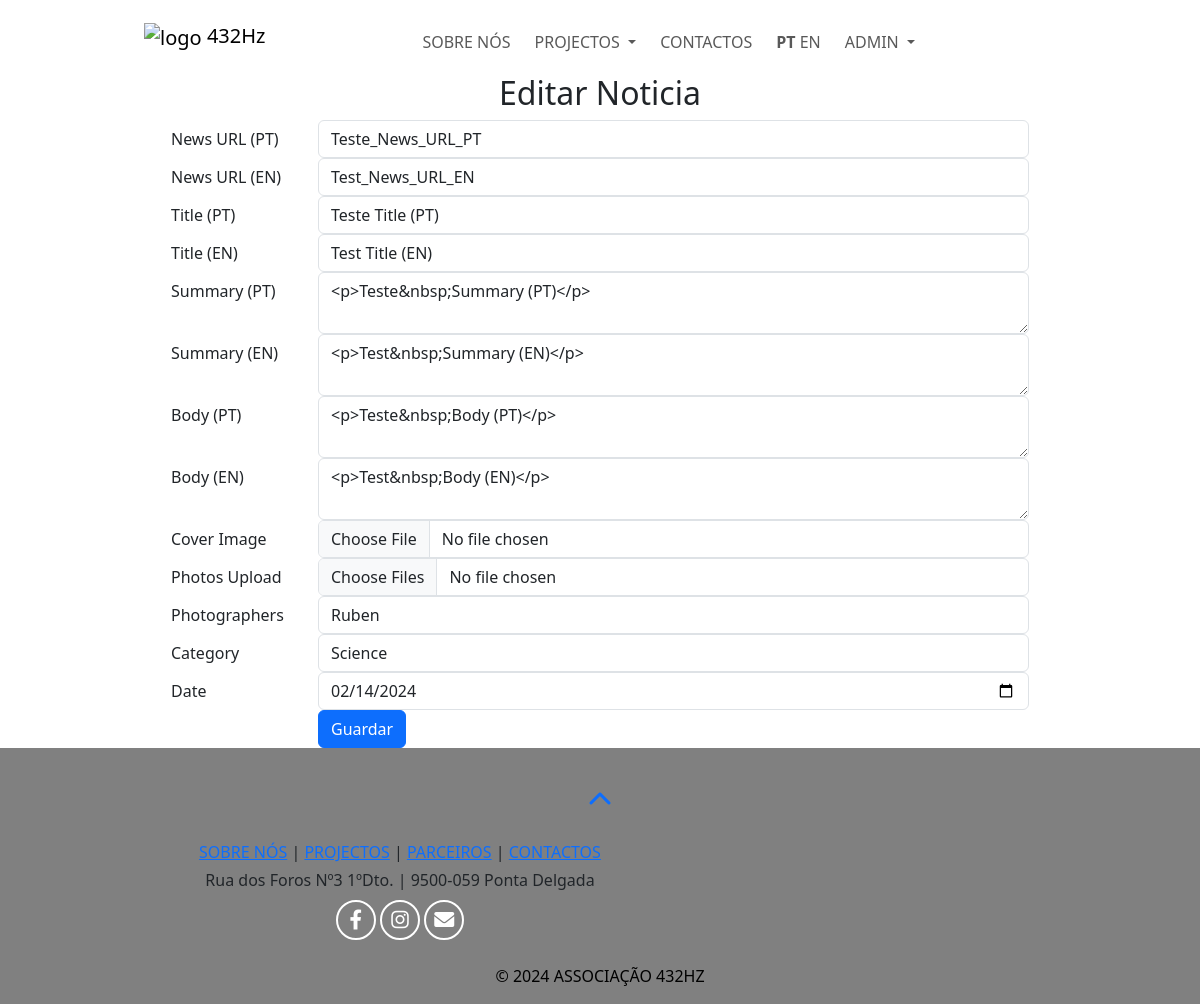
The page /edit_news/1 (signed in) on the database its author committed.
### web432/models.py (models this page shows)
class News(db.Model):
    id = db.Column(db.Integer, primary_key=True)
    news_url_en = db.Column(db.String(255), unique=True, nullable=False)
    news_url_pt = db.Column(db.String(255), unique=True, nullable=False)
    status = db.Column(db.String(20), default='draft')
    title_en = db.Column(db.String(255), unique=True, nullable=False)
    title_pt = db.Column(db.String(255), unique=True, nullable=False)
    summary_en = db.Column(db.Text, nullable=False)
    summary_pt = db.Column(db.Text, nullable=False)
    body_en = db.Column(db.Text, nullable=False)
    body_pt = db.Column(db.Text, nullable=False)
    author = db.Column(db.String(80), nullable=False)
    cover = db.Column(db.String(200), nullable=True)
    photos = db.Column(db.String(2000), nullable=True)
    photographers = db.Column(db.String(255), nullable=True)
    category = db.Column(db.String(50), nullable=False)
    date = db.Column(db.DateTime, nullable=False)
    date_created = db.Column(db.DateTime, default=datetime.utcnow, nullable=False)

### web432/views.py (the view, shortened to what this page needs)
    @app.route("/edit_news/<int:news_id>", methods=["GET", "POST"])
    @login_required
    def edit_news(news_id):
        news_post = News.query.get(news_id)
        if news_post:
            form = NewsForm(obj=news_post)
            form.date.data = datetime.utcnow().date()
            return render_template('edit_news.html', form=form, news_post=news_post)
        else:
            flash("News post not found", "error")
            return redirect(url_for("news_dashboard"))

### web432/forms.py
class NewsForm(FlaskForm):
    news_url_en = StringField('News URL (EN)', validators=[DataRequired()])
    news_url_pt = StringField('News URL (PT)', validators=[DataRequired()])
    title_pt = StringField('Title (PT)', validators=[DataRequired()])
    title_en = StringField('Title (EN)', validators=[DataRequired()])
    summary_pt = CKEditorField('Summary (PT)', validators=[DataRequired()])
    summary_en = CKEditorField('Summary (EN)', validators=[DataRequired()])
    body_pt = CKEditorField('Body (PT)', validators=[DataRequired()])
    body_en = CKEditorField('Body (EN)', validators=[DataRequired()])
    cover_image = FileField('Cover Image', validators=[DataRequired()])
    photos = MultipleFileField('Photos Upload', validators=[DataRequired()])
    photographers = StringField('Photographers', validators=[DataRequired()])
    category = SelectField('Category', choices=[('art', 'Art'), ('science', 'Science'), ('community', 'Community')], validators=[DataRequired()])
    date = StringField('Date', validators=[DataRequired()])
    submit = SubmitField('Create News Post')

### web432/__init__.py (called while the page is built)
def get_locale():
    return session.get('lang', 'pt')

### web432/templates/edit_news.html (shortened to what this page needs)
{% extends "layout.html" %}
{% block pagecss %}
    <link rel="stylesheet" href="{{ url_for('static', filename='stylesheets/dashboard.css') }}">
{% endblock %}
{% block main %}
    <div class="container" style="width: 75%;">
        <h2 class="text-center">Editar Noticia</h2>
        <form method="POST" action="{{ url_for('edit_news', news_id=news_post.id) }}" enctype="multipart/form-data">
            <div class="form-group row">
                <label class="col-sm-2 col-form-label">{{ form.news_url_pt.label }}</label>
                <div class="col-sm-10">
                    {{ form.news_url_pt(class="form-control", value=news_post.news_url_pt) }}
                </div>
            </div>
            <div class="form-group row">
                <label class="col-sm-2 col-form-label">{{ form.news_url_en.label }}</label>
                <div class="col-sm-10">
                    {{ form.news_url_en(class="form-control", value=news_post.news_url_en) }}
                </div>
            </div>
            <div class="form-group row">
                <label class="col-sm-2 col-form-label">{{ form.title_pt.label }}</label>
                <div class="col-sm-10">
                    {{ form.title_pt(class="form-control", value=news_post.title_pt) }}
                </div>
            </div>
            <div class="form-group row">
                <label class="col-sm-2 col-form-label">{{ form.title_en.label }}</label>
                <div class="col-sm-10">
                    {{ form.title_en(class="form-control", value=news_post.title_en) }}
                </div>
            </div>
            <div class="form-group row">
                <label class="col-sm-2 col-form-label">{{ form.summary_pt.label }}</label>
                <div class="col-sm-10">
                    {{ form.summary_pt(class="form-control", value=news_post.summary_pt) }}
                </div>
            </div>
            <div class="form-group row">
                <label class="col-sm-2 col-form-label">{{ form.summary_en.label }}</label>
                <div class="col-sm-10">
                    {{ form.summary_en(class="form-control", value=news_post.summary_en) }}
                </div>
            </div>
            <div class="form-group row">
                <label class="col-sm-2 col-form-label">{{ form.body_pt.label }}</label>
                <div class="col-sm-10">
                    {{ form.body_pt(class="form-control", value=news_post.body_pt) }}
                </div>
            </div>
            <div class="form-group row">
                <label class="col-sm-2 col-form-label">{{ form.body_en.label }}</label>
                <div class="col-sm-10">
                    {{ form.body_en(class="form-control", value=news_post.body_en) }}
                </div>
            </div>
            <div class="form-group row">
                <label class="col-sm-2 col-form-label">{{ form.cover_image.label }}</label>
                <div class="col-sm-10">
                    <input type="file" class="form-control" id="cover_image" name="cover_image">
                </div>
            </div>
            <div class="form-group row">
                <label class="col-sm-2 col-form-label">{{ form.photos.label }}</label>
                <div class="col-sm-10">
                    <input type="file" class="form-control" id="photos" name="photos" multiple="multiple">
                </div>
            </div>
            <div class="form-group row">
                <label class="col-sm-2 col-form-label">{{ form.photographers.label }}</label>
                <div class="col-sm-10">
                    <input type="text" class="form-control" id="photographers" name="photographers" placeholder="Ex: André Mendes, Sara Lopes" value="{{ news_post.photographers }}">
                </div>
            </div>
            <div class="form-group row">
				<label class="col-sm-2 col-form-label">{{ form.category.label }}</label>
				<div class="col-sm-10">
					{{ form.category(class="form-control", value=news_post.category) }}
				</div>
			</div>
            <div class="form-group row">
				<label class="col-sm-2 col-form-label">{{ form.date.label }}</label>
				<div class="col-sm-10">
					{{ form.date(type="date", value=form.date.data, class="form-control") }}
				</div>
			</div>
            <div class="form-group row">
                <div class="col-sm-10 offset-sm-2">
                    <button type="submit" class="btn btn-primary">Guardar</button>
                </div>
            </div>
        </form>
    </div>
{% endblock %}

### web432/static/stylesheets/global.css (style rules this page uses)
* { padding: 0; margin: 0; box-sizing: border-box; }

### rows shown on the page
News: news_url_pt "Teste_News_URL_PT", news_url_en "Test_News_URL_EN", title_pt "Teste Title (PT)", title_en "Test Title (EN)", summary_pt "<p>Teste&nbsp;Summary (PT)</p>", summary_en "<p>Test&nbsp;Summary (EN)</p>", body_pt "<p>Teste&nbsp;Body (PT)</p>", body_en "<p>Test&nbsp;Body (EN)</p>", photographers "Ruben", category "Science", date "02/14/2024"
